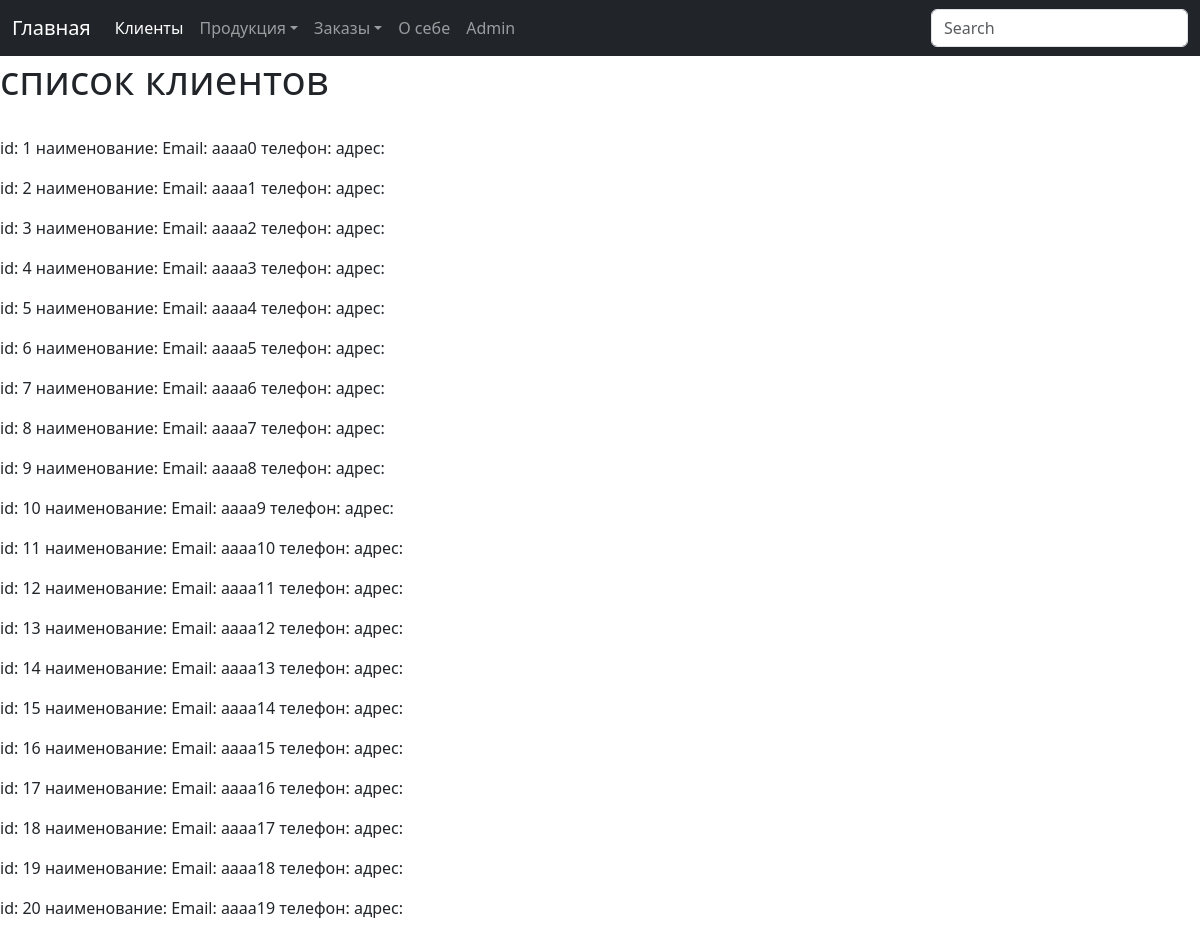
/market/market/clients/ (upper part), run on an earlier commit of the app's database.
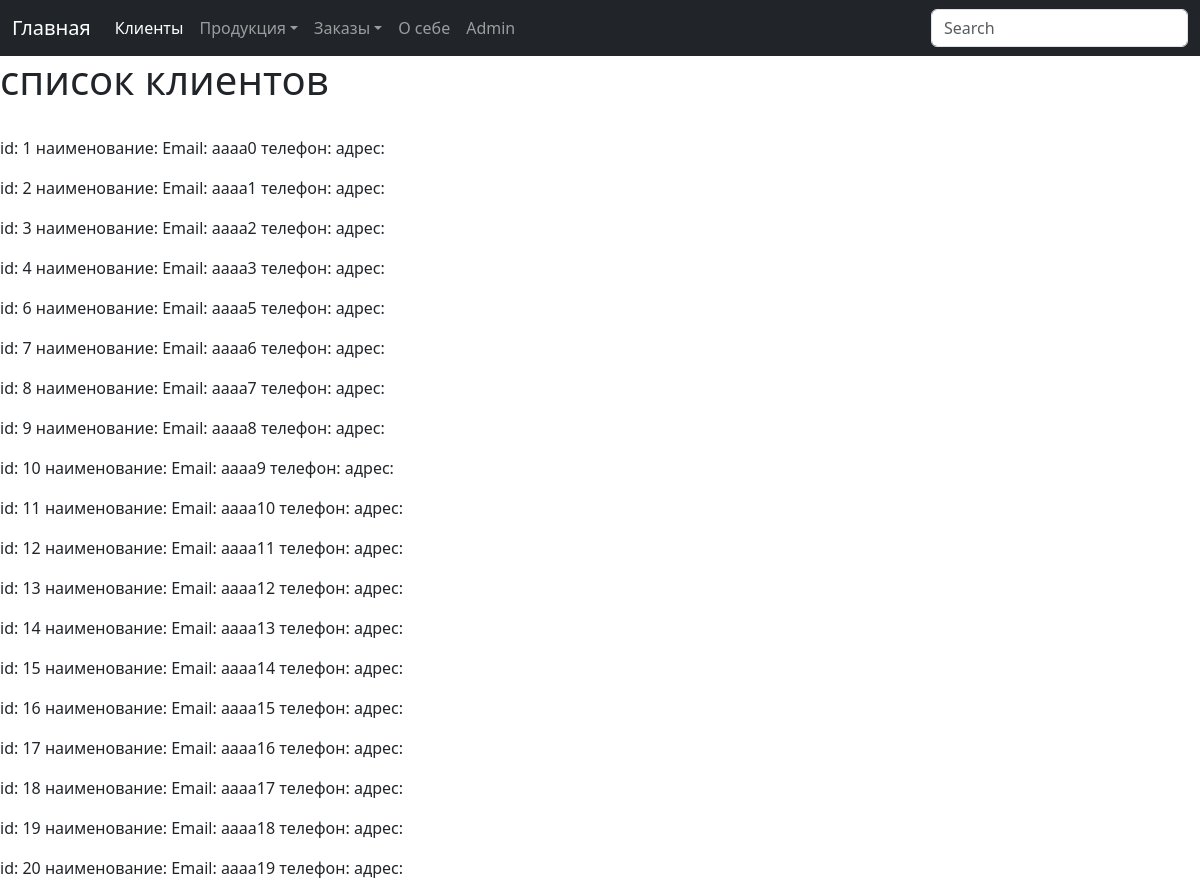
And on a later commit of the database.
### marketapp/models.py (models this page shows, shortened)
class Client(models.Model):
    name_client = models.CharField(max_length=50)
    email = models.EmailField()
    phone_number = models.CharField(max_length=12)
    address = models.CharField(max_length=100)

### marketapp/views.py (the view)
# urls.py: path('market/clients/', views.clients, name='clients'),                           # вывод всех клиентов
def clients(request):
    clients = Client.objects.all()
    logger.info(f'Страница "Список клиентов" успешно открыта')
    return render(request, 'marketapp/clients.html', {'clients': clients})

### marketapp/templates/marketapp/clients.html (shortened to what this page needs)
{% extends 'marketapp/base.html' %}
{% block content %}
<h1>список клиентов</h1> <br>
{% for client in clients %}
    <p>id: {{ client.id }}    наименование: {{ client.name_clients }} Email: {{ client.email }} телефон: {{ client.phone_client }} адрес: {{ client.address}}</p>
{%  endfor %}
{% endblock %}

What changed in the data, as far as the page shows it:
removed Client: id "5", email "aaaa4"
